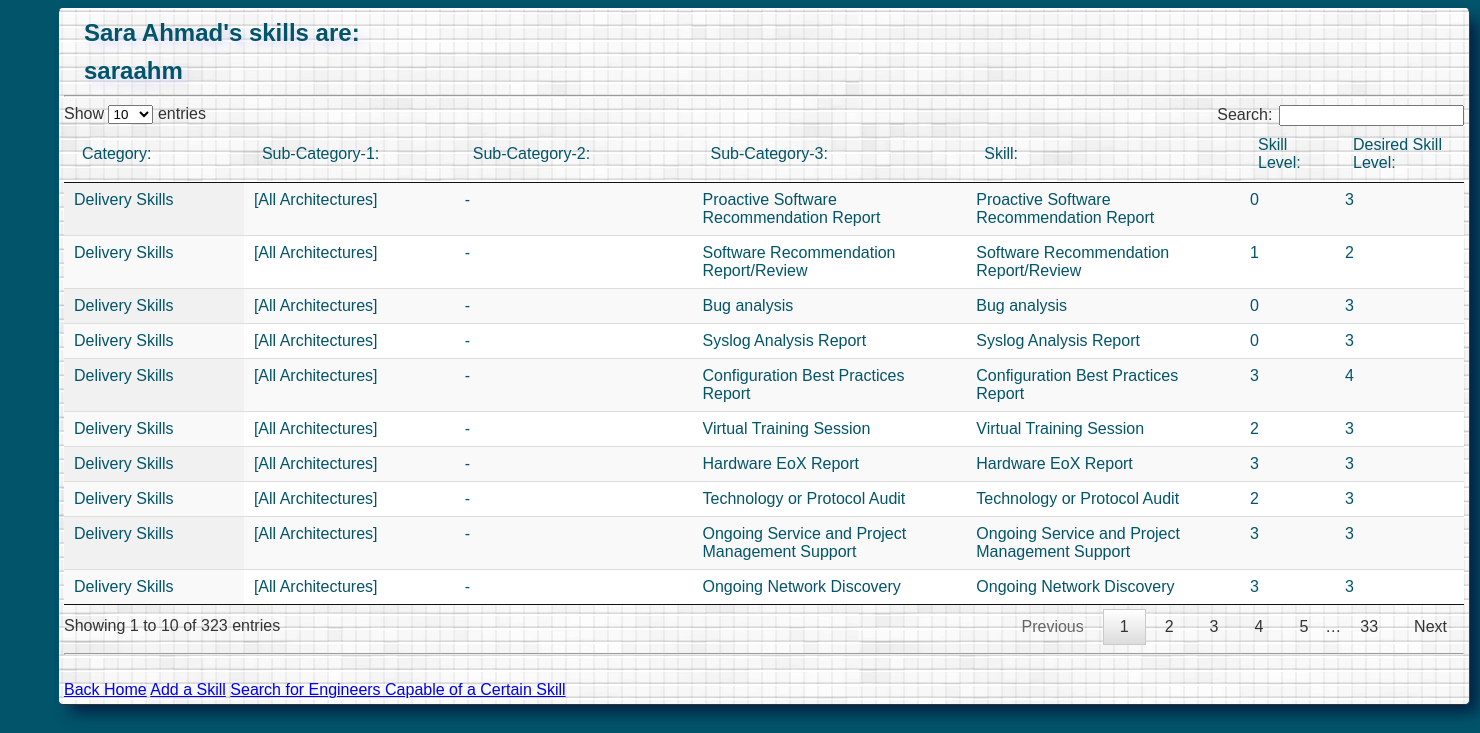
/skills/saraahm, run on the app's committed database.
### skills_module/models.py (models this page shows, shortened)
class User(db.Model):
    id = db.Column(db.Integer, primary_key=True)
    engineer = db.Column(db.String(12), index=True, unique=True)
    engineer_name_first = db.Column(db.String(26))
    engineer_name_last = db.Column(db.String(40))
    message = db.Column(db.String(255))
    skills = db.relationship("Skills", backref='engineer', lazy='dynamic')
    def __repr__(self):
        return '<Engineer %r> <Motto %r>' % (self.engineer, self.message)

class Skills(db.Model):
    __searchable__ = ['skill_combined_names']
    id = db.Column(db.Integer, primary_key=True)
    user_id = db.Column(db.Integer, db.ForeignKey('user.id'))
    skill_engineer = db.Column(db.String(12))
    skill_name = db.Column(db.String(100))
    skill_strength = db.Column(db.Integer)
    desired_skill_strength = db.Column(db.Integer)
    skill_category_master = db.Column(db.String(100))
    skill_category_sublevel_one = db.Column(db.String(100))
    skill_category_sublevel_two = db.Column(db.String(100))
    skill_category_sublevel_three = db.Column(db.String(100))
    skill_category_sublevel_four = db.Column(db.String(100))
    skill_combined_names = db.Column(db.String(600))
    def __repr__(self):
        temp_string = ""
        temp_string += '<Engineer: %r>/n' % (self.skill_engineer)
        temp_string += '<Skill Name: %r>/n' % (self.skill_name)
        temp_string += '<Skill Strength: %r>/n' % (str(self.skill_strength))
        temp_string += '<Skill Category Master: %r>/n' % (self.skill_category_master)
        temp_string += '<Skill Subcategory 1: %r>/n' % (self.skill_category_sublevel_one)
        temp_string += '<Skill Subcategory 2: %r>/n' % (self.skill_category_sublevel_two)
        temp_string += '<Skill Subcategory 3: %r>/n' % (self.skill_category_sublevel_three)
        temp_string += '<Skill Subcategory 4: %r>/n' % (self.skill_category_sublevel_four)
        return temp_string

### skills_module/views.py (the view)
@app.route('/skills/<engineer>', methods=['GET', 'POST'])
def skills(engineer):
    engineer = User.query.filter_by(engineer=engineer).first_or_404()
    skill_list = engineer.skills.all()
    print "engineer: %s  skill_list: %s" % (engineer.engineer, skill_list)
    return render_template('skills.html', title='Engineer Skills', engineer=engineer, skills=skill_list)

### skills_module/views.py (called while the page is built)
@app.before_request
def before_request():
    g.user = current_user
    if g.user.is_authenticated():
        print "would have sent to message page for logged in"
        pass

### skills_module/templates/skills.html (shortened to what this page needs)
{% extends "layout.html" %}
{% block content %}
<div>
<h2>{{ engineer.engineer_name_first + " " + engineer.engineer_name_last }}'s skills are:</h2>
<h2>{{engineer.engineer}}</h2>
<hr>
    {% if skills|length != 0 %}
        <table id="skill_table" class="display">
            <thead>
                <td>Category:</td>
                <td>Sub-Category-1:</td>
                <td>Sub-Category-2:</td>
                <td>Sub-Category-3:</td>
                <td>Skill:</td>
                <td>Skill Level:</td>
                <td>Desired Skill Level:</td>
            </thead>
            {% for skill in skills %}
                {% include 'skill.html' %}
            {% endfor %}
        </table>
    {% else %}
        <b>There are currently no skills.</b>
    {% endif %}
<hr>
<br>
<a href="{{url_for('index') }}">Back Home</a>
<a href="{{url_for('add_skill', engineer=engineer)}}">Add a Skill</a>
<a href="{{url_for('skill_search')}}">Search for Engineers Capable of a Certain Skill</a>
</div>
{% endblock %}

### skills_module/templates/layout.html (shortened to what this page needs)
<!doctype html>
<html lang="en">
    <head>
        <link type="text/css" rel="stylesheet" href="/static/stylin.css" />
        <link rel="stylesheet" type="text/css" href="{{ url_for('static', filename='jquery.dataTables.min.css') }}">
        <link rel="stylesheet" type="text/css" href="{{ url_for('static', filename='jquery-ui.min.css') }}">
        <link rel="stylesheet" type="text/css" href="{{ url_for('static', filename='jquery-ui-slider-pips.css') }}">
    </head>
    <body>
        <div class="primary_content_container">
            {% block content %}{% endblock %}
        </div>
    </body>
</html>

### skills_module/templates/skill.html
<tr valign="top" id="{{ skill.id }}">
    <td>{{skill.skill_category_master }}</td>
    <td>{{skill.skill_category_sublevel_one }}</td>
    <td>{{skill.skill_category_sublevel_two }}</td>
    <td>{{skill.skill_category_sublevel_three }}</td>
    <td>{{skill.skill_name }}</td>
    <td>{{skill.skill_strength}}</td>
    <td>{{skill.desired_skill_strength}}</td>
</tr>

### skills_module/static/stylin.css (style rules this page uses)
body { color: rgb(2, 84, 106); background-color: rgb(2, 84, 106); font: 12px Arial, sans-serif; font-size: 16px; float: center; position: absolute; left: 50px; max-width: 1400px; min-width: 1200px; width: auto; }
h2 { text-shadow: #dadaff 5px 5px 10px; margin: 10px 10px 10px 20px; }
.primary_content_container { background: url('whiteDivBase.png'); border: 1px solid #02546A; border-bottom-color: #333; border-top-color: #fff; border-radius: 5px; border-radius: 5px; -moz-border-radius: 5px; -moz-border-radius: 5px; -webkit-border-radius: 5px; -webkit-border-radius: 5px; margin: 0px 0px 0px; padding: 0px 5px 5px; width: 1400px; top: 0px; left: 0px; -moz-box-shadow: 10px 10px 15px -2px #024; -webkit-box-shadow: 10px 10px 15px -2px #024; }

### data on the page
User: engineer_name_first+engineer_name_last "Sara Ahmad", engineer "saraahm"
Skills: skill_category_master "Delivery Skills", skill_category_sublevel_one "[All Architectures]", skill_category_sublevel_two "-", skill_category_sublevel_three "Proactive Software Recommendation Report", skill_name "Proactive Software Recommendation Report", skill_strength "0", desired_skill_strength "3"
Skills: skill_category_master "Delivery Skills", skill_category_sublevel_one "[All Architectures]", skill_category_sublevel_two "-", skill_category_sublevel_three "Software Recommendation Report/Review", skill_name "Software Recommendation Report/Review", skill_strength "1", desired_skill_strength "2"
Skills: skill_category_master "Delivery Skills", skill_category_sublevel_one "[All Architectures]", skill_category_sublevel_two "-", skill_category_sublevel_three "Bug analysis", skill_name "Bug analysis", skill_strength "0", desired_skill_strength "3"
Skills: skill_category_master "Delivery Skills", skill_category_sublevel_one "[All Architectures]", skill_category_sublevel_two "-", skill_category_sublevel_three "Syslog Analysis Report", skill_name "Syslog Analysis Report", skill_strength "0", desired_skill_strength "3"
Skills: skill_category_master "Delivery Skills", skill_category_sublevel_one "[All Architectures]", skill_category_sublevel_two "-", skill_category_sublevel_three "Configuration Best Practices Report", skill_name "Configuration Best Practices Report", skill_strength "3", desired_skill_strength "4"
Skills: skill_category_master "Delivery Skills", skill_category_sublevel_one "[All Architectures]", skill_category_sublevel_two "-", skill_category_sublevel_three "Virtual Training Session", skill_name "Virtual Training Session", skill_strength "2", desired_skill_strength "3"
Skills: skill_category_master "Delivery Skills", skill_category_sublevel_one "[All Architectures]", skill_category_sublevel_two "-", skill_category_sublevel_three "Hardware EoX Report", skill_name "Hardware EoX Report", skill_strength "3", desired_skill_strength "3"
Skills: skill_category_master "Delivery Skills", skill_category_sublevel_one "[All Architectures]", skill_category_sublevel_two "-", skill_category_sublevel_three "Technology or Protocol Audit", skill_name "Technology or Protocol Audit", skill_strength "2", desired_skill_strength "3"
Skills: skill_category_master "Delivery Skills", skill_category_sublevel_one "[All Architectures]", skill_category_sublevel_two "-", skill_category_sublevel_three "Ongoing Service and Project Management Support", skill_name "Ongoing Service and Project Management Support", skill_strength "3", desired_skill_strength "3"
Skills: skill_category_master "Delivery Skills", skill_category_sublevel_one "[All Architectures]", skill_category_sublevel_two "-", skill_category_sublevel_three "Ongoing Network Discovery", skill_name "Ongoing Network Discovery", skill_strength "3", desired_skill_strength "3"
